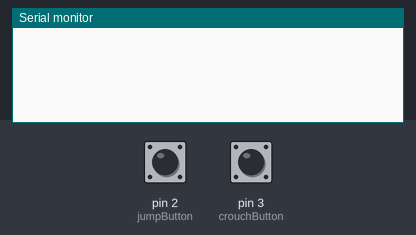
The sketch below on a simulated Arduino Uno, built with avr-gcc and run on an emulated ATmega328P. Parts: the last lines printed to the serial monitor. The test bench sets the inputs (shaded band); at power-on: pin 2 (jumpButton) HIGH, pin 3 (crouchButton) HIGH.

Above: at 1.2 s.
1.3 s: pin 2 (jumpButton) pulled LOW for 0.15 s
At 1.8 s:
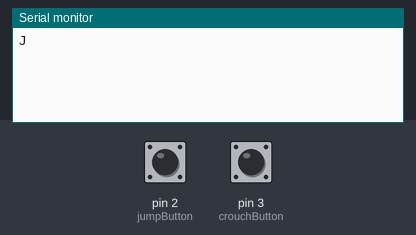
2.9 s: pin 3 (crouchButton) pulled LOW for 0.15 s
At 4.2 s:
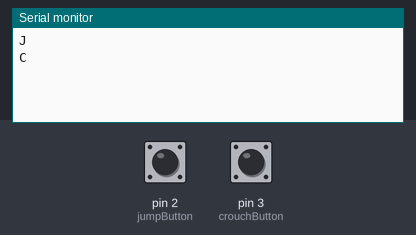

The sketch:

Controller.ino
```cpp
const int jumpButton = 2;
const int crouchButton = 3;

void setup() {
  pinMode(jumpButton, INPUT_PULLUP);
  pinMode(crouchButton, INPUT_PULLUP);
  Serial.begin(9600);
}

void loop() {
  if (digitalRead(jumpButton) == LOW) {
    Serial.println("J");
    delay(200); // debounce
  }

  if (digitalRead(crouchButton) == LOW) {
    Serial.println("C");
    delay(200); // debounce
  }
}
```

Measured:
- after the input at 1.3 s, the serial monitor: prints a new line at once (image 1)
- after the input at 2.9 s, the serial monitor: prints a new line at once (image 2)
